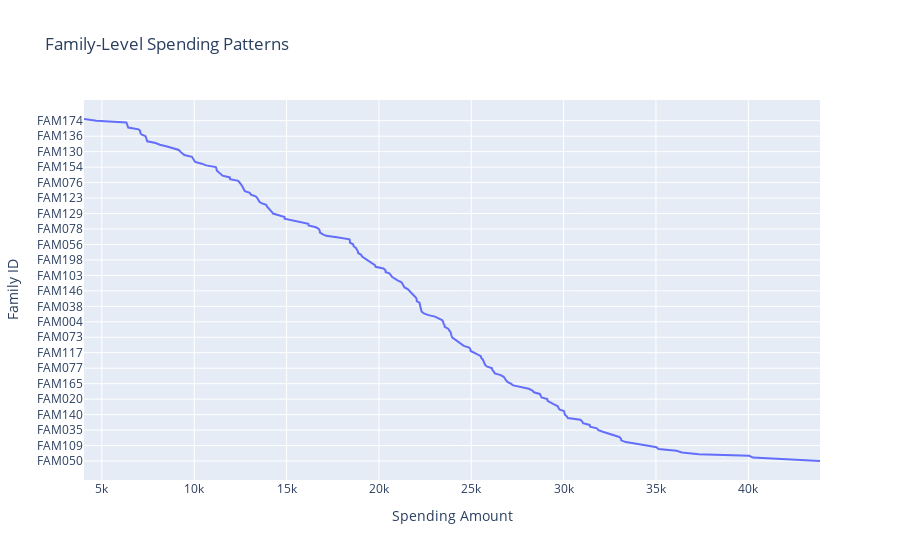

Notebook cell for this chart:
### Code cell
import plotly.express as px
import plotly.graph_objects as go

# Visualize Spending Patterns
family_spending_fig = px.line(
    family_total_spending,
    y='Family ID',
    x='Amount',
    orientation = 'h',
    #color='Category',
    title="Family-Level Spending Patterns",
    labels={"Amount": "Spending Amount", "Category": "Spending Category"}
)

family_spending_fig.show()

### Figure 1 — Plotly figure (JSON) as saved in the notebook; plotly's stock layout.template omitted (floating-point values rounded to 4 significant figures; data arrays with more than 128 entries replaced by an {"elided": "..."} marker saying what was removed)
{"data": [{"hovertemplate": "Spending Amount=%{x}<br>Family ID=%{y}<extra></extra>", "legendgroup": "", "line": {"color": "#636efa", "dash": "solid"}, "marker": {"symbol": "circle"}, "mode": "lines", "name": "", "orientation": "h", "showlegend": false, "type": "scatter", "x": {"elided": "200 float values"}, "xaxis": "x", "y": {"elided": "200 str values"}, "yaxis": "y"}], "layout": {"legend": {"tracegroupgap": 0}, "title": {"text": "Family-Level Spending Patterns"}, "xaxis": {"anchor": "y", "domain": [0, 1], "title": {"text": "Spending Amount"}}, "yaxis": {"anchor": "x", "domain": [0, 1], "title": {"text": "Family ID"}}}}
